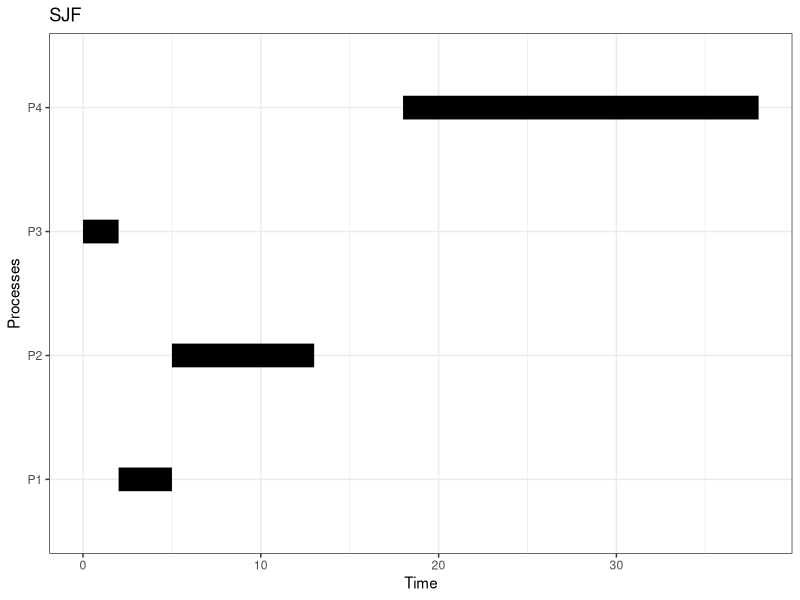

Write R code to recreate this figure.



library(ggplot2)
  
data <- data.frame(name = c('P1', 'P2', 'P3', 'P4'), 
                   start = c(2, 5, 0, 18),
                   end = c(5, 13, 2, 38)
)

ggplot(data, aes(x=start, xend=end, y=name, yend=name)) +
  theme_bw()+
  geom_segment(size=8) + 
  labs(title='SJF', x='Time', y='Processes')